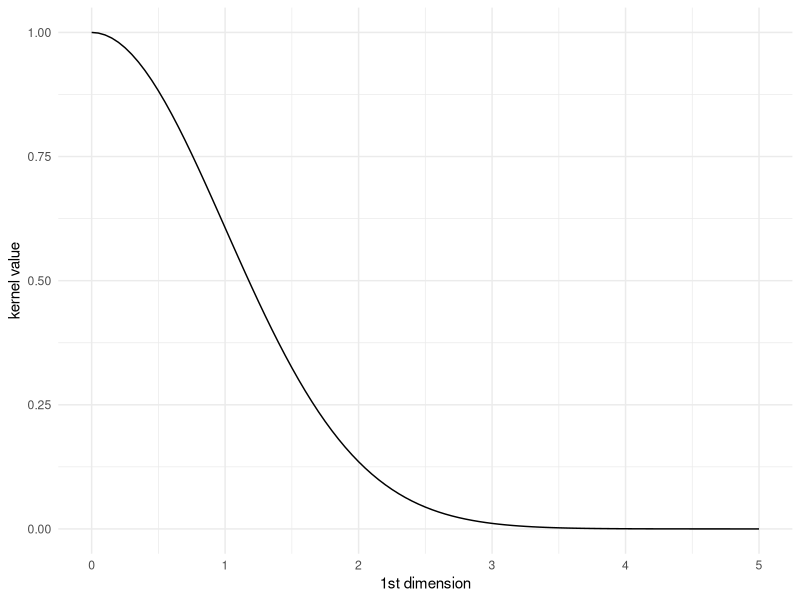
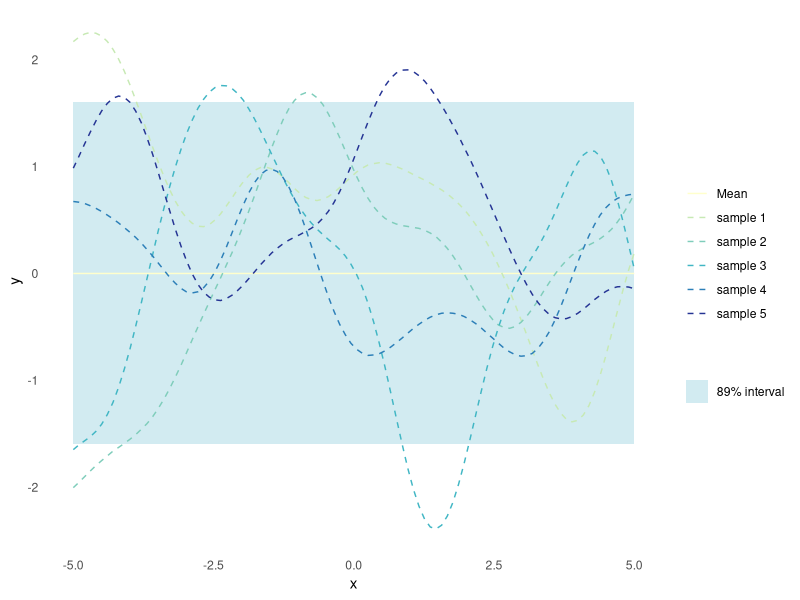
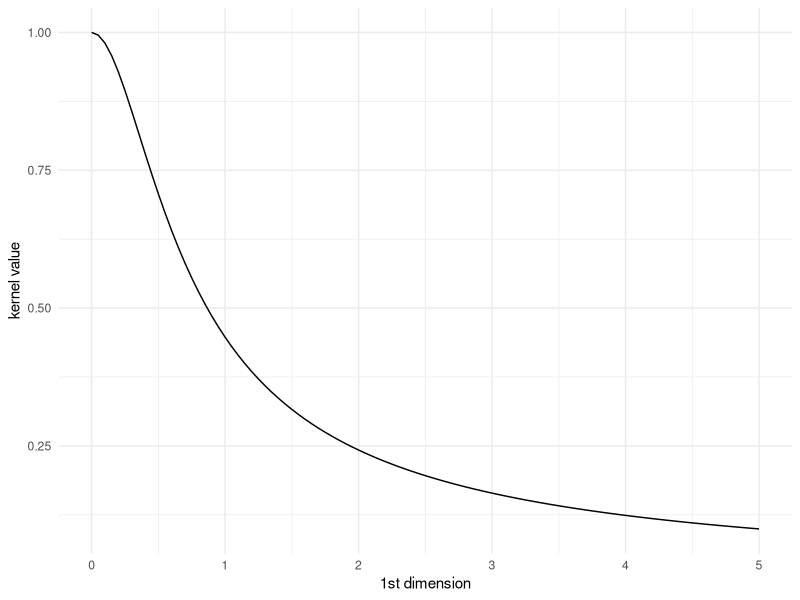
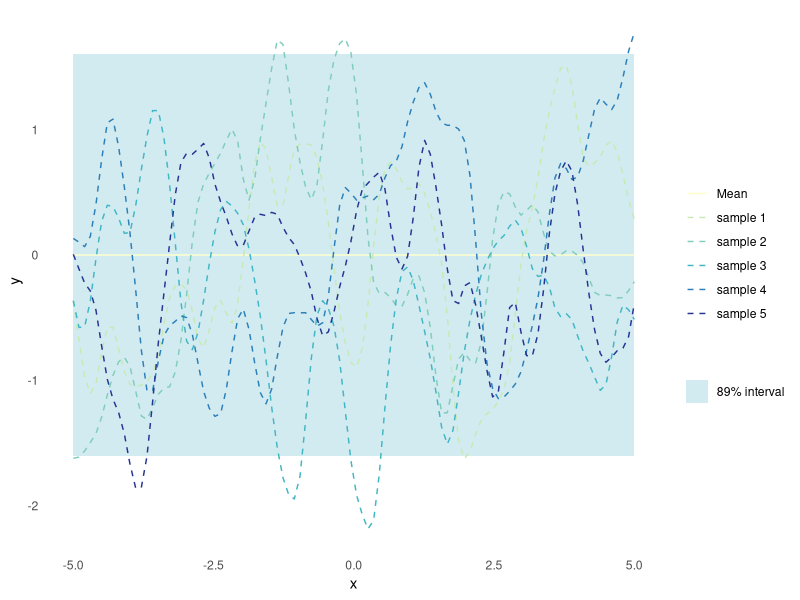
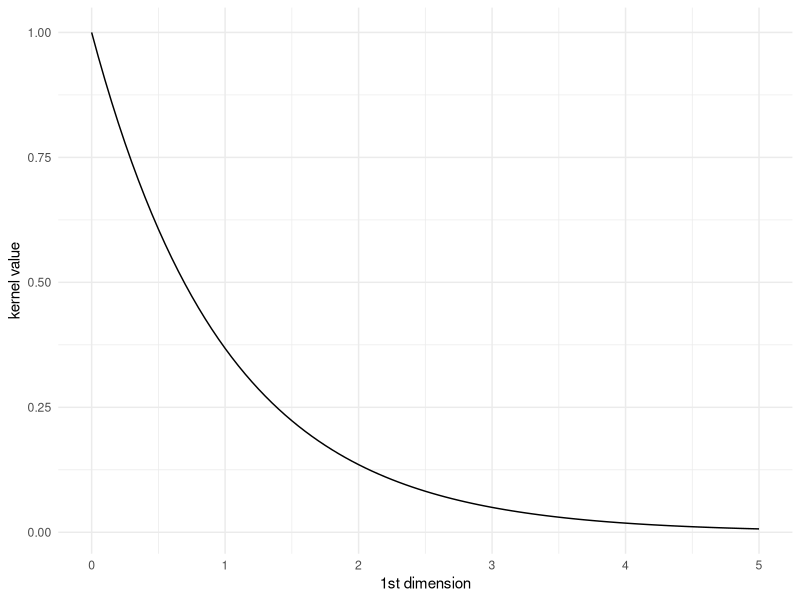
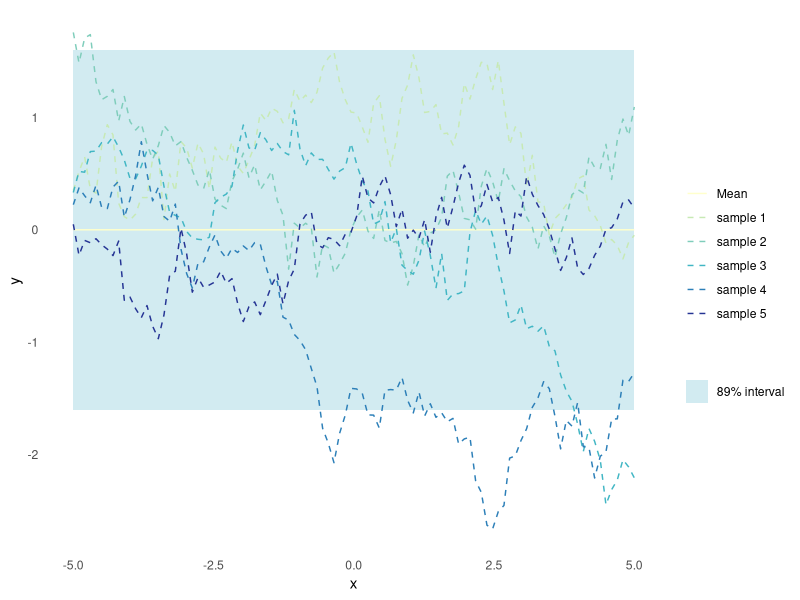
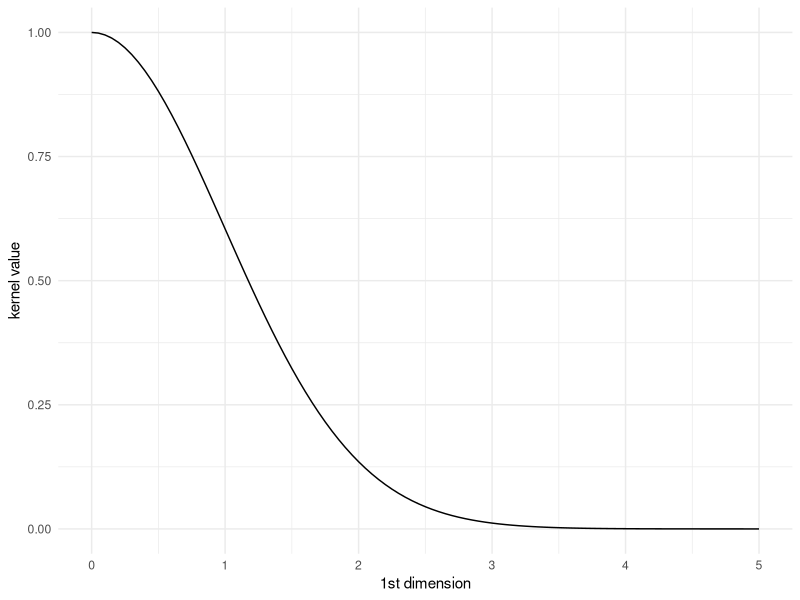
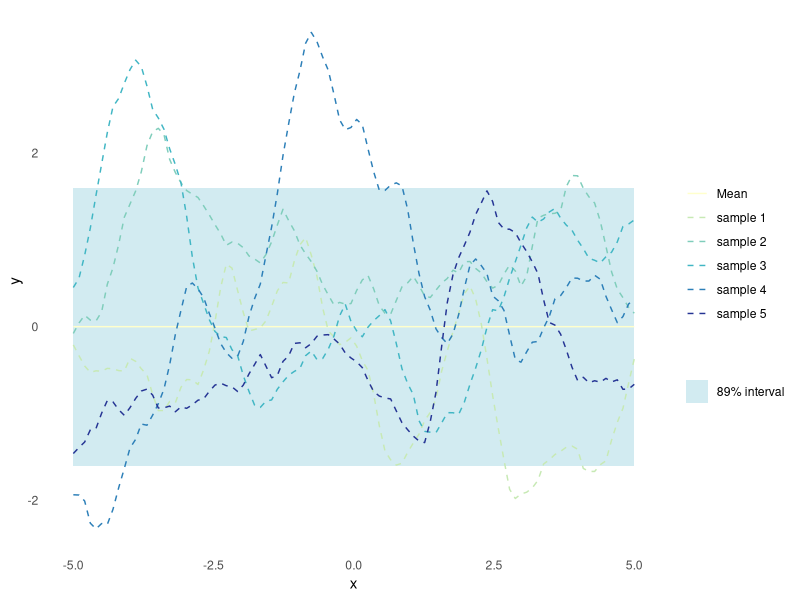

These figures' R source, in order: (Note: this script raises an error after producing the figures.)
## ---- chunk 1
library(ggplot2)
library(magrittr)
set.seed(4444)
## ---- chunk 2
#| code-fold: true
#| code-summary: "Show the code"
plot_kernel_value <- function(kernel, ...) {
  tibble::tibble(
    X1 = seq(0, 5, by = 0.05),
    X2 = rep(0, length(X1)),
    kv = purrr::map2_dbl(X1, X2, kernel, ...)
  ) %>%
    ggplot(aes(x = X1, y = kv)) +
    geom_line() +
    labs(x = "1st dimension", y = "kernel value") +
    theme_minimal()
}
## ---- chunk 3
#| code-fold: true
#| code-summary: "Show the code"
#' Random Samples from a Multivariate Gaussian
#' 
#' This implementation is similar to MASS::mvrnorm, but uses chlosky
#' decomposition instead. This should be more stable but is less efficient than
#' the MASS implementation, which recycles the eigen decomposition for the
#' sampling part.
#'
#' @param n number of samples to sample
#' @param mu the mean of each input dimension
#' @param sigma the covariance matrix
#' @param epsilon numerical tolerance added to the diagonal of the covariance
#'  matrix. This is necessary for the Cholesky decomposition, in some cases.
#'
#' @return numerical vector of n samples
rmvnorm <- function(n = 1, mu, sigma, epsilon = 1e-6) {
    p <- length(mu)
    if(!all(dim(sigma) == c(p, p))) stop("incompatible dimensions of arguments")
    ev <- eigen(sigma, symmetric = TRUE)$values
    if(!all(ev >= -epsilon*abs(ev[1L]))) {
      stop("The covariance matrix (sigma) is not positive definite")
    }
    cholesky <- chol(sigma + diag(p)*epsilon)
    sample <- rnorm(p*n, 0, 1)
    dim(sample) <- c(n, p)
    sweep(sample %*% cholesky, 2, mu, FUN = `+`)
}

plot_gp <- function(kernel, ...) {
  n_samples <- 5
  X_predict <- matrix(seq(-5, 5, length.out = 100), 100, 1)
  mu <- rep(0, times = length(X_predict))
  sigma <- rlang::exec(kernel, X1 = X_predict, X2 = X_predict, ...)
  samples <- rmvnorm(n = n_samples, mu, sigma)
  p <- tibble::as_tibble(
    t(samples),
    .name_repair = ~ paste("sample", seq(1, n_samples))
  ) %>%
    dplyr::mutate(
    x = X_predict,
    uncertainty = 1.6*sqrt(diag(sigma)),
    mu = mu,
    lower = mu - uncertainty,
    upper = mu + uncertainty
  ) %>%
    ggplot(aes(x = x)) +
    geom_ribbon(
      aes(ymin = lower, ymax = upper, fill = "89% interval"),
      alpha = 0.2
    ) +
    geom_line(aes(y = mu, colour = "Mean")) +
    theme_minimal() +
    labs(
      y = "y",
      x = "x",
      colour = "",
      fill = ""
    ) +
    theme(panel.grid = element_blank())
  Reduce(
    `+`,
    init = p,
    x = lapply(paste("sample", seq(1, n_samples)), function(s) {
      geom_line(aes(y = .data[[s]], colour = s), linetype = 2)
    })
  ) +
    scale_colour_brewer(palette = "YlGnBu") +
    scale_fill_manual(values = list("89% interval" = "#219ebc"))
}
## ---- chunk 4
#' RBF Kernel
#'
#' @param X1 matrix of dimensions (n, d). Vectors are coerced to (1, d).
#' @param X2 matrix of dimensions (m, d). Vectors are coerced to (1, d).
#' @param l length scale
#' @param sigma scale parameter 
#'
#' @return matrix of dimensions (n, m)
rbf_kernel <- function(X1, X2, l = 1.0, sigma = 1.0) {
  if (is.null(dim(X1))) dim(X1) <- c(1, length(X1))
  if (is.null(dim(X2))) dim(X2) <- c(1, length(X2))
  sqdist <- (- 2*(X1 %*% t(X2))) %>%
    add(rowSums(X1**2, dims = 1)) %>%
    sweep(2, rowSums(X2**2, dims = 1), `+`)
  sigma**2 * exp(-0.5 / l**2 * sqdist)
}
## ---- chunk 5
plot_kernel_value(rbf_kernel)
## ---- chunk 6
plot_gp(rbf_kernel)
## ---- chunk 7
rq_kernel <- function(X1, X2, sigma = 1, l = 1, alpha = 1) {
  if (is.null(dim(X1))) dim(X1) <- c(1, length(X1))
  if (is.null(dim(X2))) dim(X2) <- c(1, length(X2))
  sqdist <- (- 2*(X1 %*% t(X2))) %>%
    add(rowSums(X1**2, dims = 1)) %>%
    sweep(2, rowSums(X2**2, dims = 1), `+`)
  sigma^2 * (1 + sqdist / (2 * alpha * l^2))^(-alpha)
}
## ---- chunk 8
plot_kernel_value(rq_kernel, alpha = 0.5, l = 0.5)
## ---- chunk 9
plot_gp(rq_kernel, alpha = 0.5, l = 0.5)
## ---- chunk 10
exponential_kernel <- function(X1, X2, l = 1, sigma = 1) {
  if (is.null(dim(X1))) dim(X1) <- c(1, length(X1))
  if (is.null(dim(X2))) dim(X2) <- c(1, length(X2))
  distance <- (- 2*(X1 %*% t(X2))) %>%
    add(rowSums(X1**2, dims = 1)) %>%
    sweep(2, rowSums(X2**2, dims = 1), `+`) %>%
    sqrt()
  sigma^2 * exp(-distance / l)
}
## ---- chunk 11
plot_kernel_value(exponential_kernel, l = 1)
## ---- chunk 12
plot_gp(exponential_kernel, l = 5)
## ---- chunk 13
matern_kernel <- function(X1, X2, nu = 2.5, l = 1, sigma = 1) {
  if (is.null(dim(X1))) dim(X1) <- c(1, length(X1))
  if (is.null(dim(X2))) dim(X2) <- c(1, length(X2))
  distance <- (- 2*(X1 %*% t(X2))) %>%
    add(rowSums(X1**2, dims = 1)) %>%
    sweep(2, rowSums(X2**2, dims = 1), `+`) %>%
    sqrt()
  term <- sqrt(2 * nu) * distance / l
  K <- sigma * (2^(1 - nu) / gamma(nu)) * (term^nu) * besselK(term, nu)
  K[distance == 0] <- 1
  K
}
## ---- chunk 14
plot_kernel_value(matern_kernel, nu = 100)
## ---- chunk 15
plot_gp(matern_kernel, nu = 1.5)
## ---- chunk 16
periodic_kernel <- function(X1, X2, l = 1, omega = 1, sigma = 1) {
  if (is.null(dim(X1))) dim(X1) <- c(1, length(X1))
  if (is.null(dim(X2))) dim(X2) <- c(1, length(X2))
  distance <- (- 2*(X1 %*% t(X2))) %>%
    add(rowSums(X1**2, dims = 1)) %>%
    sweep(2, rowSums(X2**2, dims = 1), `+`) %>%
    sqrt()
  sigma * exp(-2 * sin(pi * distance / omega)^2 / l^2)
}
## ---- chunk 17
plot_kernel_value(periodic_kernel, l = 0.5, omega = 1.5)
## ---- chunk 18
plot_gp(periodic_kernel, l = 1, omega = 2)
## ---- chunk 19
locally_periodic_kernel <- function(X1,
                                    X2,
                                    l_period = 1,
                                    l_var = 1,
                                    omega = 1,
                                    sigma = 1) {
  periodic_kernel(X1, X2, l = l_period, omega = omega, sigma = sigma) *
    rbf_kernel(X1, X2, l = l_period, sigma = 1)
}
## ---- chunk 20
plot_kernel_value(locally_periodic_kernel, omega = 0.5)
## ---- chunk 21
plot_gp(locally_periodic_kernel, omega = 0.5)
## ---- chunk 22
linear_kernel <- function(X1, X2, sigma = 0) {
  if (is.null(dim(X1))) dim(X1) <- c(1, length(X1))
  if (is.null(dim(X2))) dim(X2) <- c(1, length(X2))
  sgima^2 + X1 %*% t(X2)
}
## ---- chunk 23
plot_gp(linear_kernel)
## ---- chunk 24
polynomial_kernel <- function(X1, X2, sigma = 0, nu = 2) {
  if (is.null(dim(X1))) dim(X1) <- c(1, length(X1))
  if (is.null(dim(X2))) dim(X2) <- c(1, length(X2))
  (sigma + X1 %*% t(X2))^nu
}
## ---- chunk 25
plot_gp(polynomial_kernel, c = 1, nu = 2)
## ---- chunk 26
constant_kernel <- function(X1, X2, c = 1) {
  if (is.null(dim(X1))) dim(X1) <- c(1, length(X1))
  if (is.null(dim(X2))) dim(X2) <- c(1, length(X2))
  matrix(c, dim(X1)[[1]], dim(X2)[[1]])
}
## ---- chunk 27
plot_kernel_value(constant_kernel)
## ---- chunk 28
plot_gp(constant_kernel)
## ---- chunk 29
white_noise_kernel <- function(X1, X2, sigma = 1) {
  if (is.null(dim(X1))) dim(X1) <- c(1, length(X1))
  if (is.null(dim(X2))) dim(X2) <- c(1, length(X2))
  k <- matrix(0, dim(X1)[[1]], dim(X2)[[1]])
  diag(k) <- 1
  k
}
## ---- chunk 30
plot_gp(white_noise_kernel)
## ---- chunk 31
# Anisotropic RBF kernel (vectorized)
aniso_rbf_kernel <- function(X1, X2, gamma, l) {
  # X1: n x p matrix
  # X2: m x p matrix
  # gamma: scalar, the kernel width parameter
  # l: p-dimensional vector, the length scale parameter
  
  n <- nrow(X1)
  m <- nrow(X2)
  
  # Compute the squared Euclidean distance between every pair of points
  D <- -2 * crossprod(X1, X2, sparse = TRUE) +
    rowSums(X1^2) %*% rep(1, m) +
    rep(1, n) %*% t(colSums(X2^2))
  D <- sqrt(max(0, D))
  
  # Compute the kernel matrix using the RBF kernel function
  K <- exp(-gamma * (D^2 / outer(l^2, rep(1, m), "*")))
  
  return(K)
}

## ---- chunk 32
mixed_kernel <- function(X1, X2, gamma, l, kernel_type) {
  # X1: n x p matrix
  # X2: m x p matrix
  # gamma: scalar, the kernel width parameter
  # l: p-dimensional vector, the length scale parameter
  # kernel_type: p-dimensional vector, specifies the kernel type for each dimension
  
  n <- nrow(X1)
  m <- nrow(X2)
  p <- ncol(X1)
  
  # Initialize kernel matrix to zeros
  K <- matrix(0, n, m)
  
  for (i in 1:p) {
    # Compute kernel matrix for current dimension
    if (kernel_type[i] == "rbf") {
      K_i <- exp(-gamma * ((X1[,i] %*% t(rep(1,m)))^2 + (rep(1,n) %*% t(X2[,i]))^2 - 2*X1[,i] %*% t(X2[,i])) / l[i]^2)
    } else if (kernel_type[i] == "linear") {
      K_i <- X1[,i] %*% t(X2[,i])
    } else {
      stop("Unsupported kernel type")
    }
    
    # Add kernel matrix to mixed kernel matrix
    K <- K + K_i
  }
  
  return(K)
}

